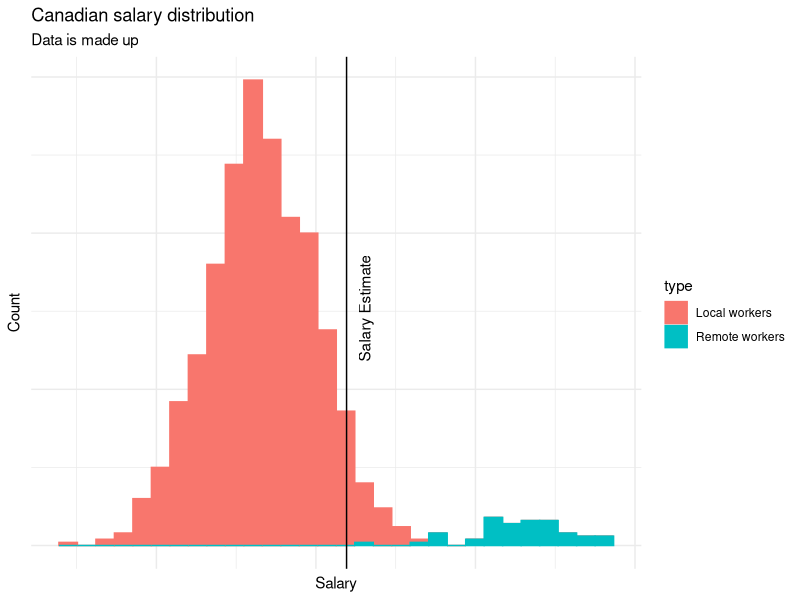

This chart was generated by the following R code:
## ---- chunk 1
#| echo: false
#| warning: false
library(ggplot2)

df1 = tibble::tibble(type = "Local workers",
                     salary = rnorm(1:1000, mean = 2, sd = 0.1))

df2 = tibble::tibble(type = "Remote workers",
                     salary = rnorm(1:50, mean = 2.5, sd = 0.1))

df = dplyr::bind_rows(df1, df2)
ggplot(df, aes(x = salary, fill = type, color = type, group = type)) +
  geom_histogram() +
  theme_minimal() + 
  geom_vline(xintercept = quantile(df$salary, probs = 0.9)) +
  labs(x = "Salary", 
       y = "Count", 
       title = "Canadian salary distribution", 
       subtitle = "Data is made up") +
  scale_x_continuous(labels = NULL) +
  scale_y_continuous(labels = NULL) +
  annotate("text", x = quantile(df$salary, probs = 0.9), y = 76, label = "Salary Estimate", vjust = 2, hjust = 0.5, angle=90)
